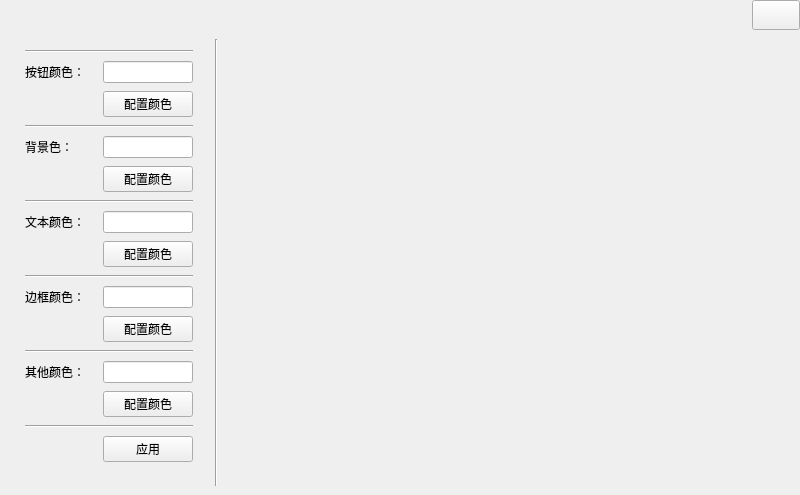
<?xml version="1.0" encoding="UTF-8"?>
<ui version="4.0">
 <class>themeCfgForm</class>
 <widget class="QWidget" name="themeCfgForm">
  <property name="geometry">
   <rect>
    <x>0</x>
    <y>0</y>
    <width>800</width>
    <height>495</height>
   </rect>
  </property>
  <property name="minimumSize">
   <size>
    <width>750</width>
    <height>430</height>
   </size>
  </property>
  <property name="maximumSize">
   <size>
    <width>800</width>
    <height>500</height>
   </size>
  </property>
  <property name="sizeIncrement">
   <size>
    <width>0</width>
    <height>0</height>
   </size>
  </property>
  <property name="windowTitle">
   <string>Form</string>
  </property>
  <layout class="QGridLayout" name="gridLayout">
   <property name="sizeConstraint">
    <enum>QLayout::SetDefaultConstraint</enum>
   </property>
   <property name="leftMargin">
    <number>0</number>
   </property>
   <property name="topMargin">
    <number>0</number>
   </property>
   <property name="rightMargin">
    <number>0</number>
   </property>
   <property name="bottomMargin">
    <number>0</number>
   </property>
   <property name="spacing">
    <number>0</number>
   </property>
   <item row="0" column="0">
    <spacer name="horizontalSpacer">
     <property name="orientation">
      <enum>Qt::Horizontal</enum>
     </property>
     <property name="sizeType">
      <enum>QSizePolicy::MinimumExpanding</enum>
     </property>
     <property name="sizeHint" stdset="0">
      <size>
       <width>249</width>
       <height>20</height>
      </size>
     </property>
    </spacer>
   </item>
   <item row="0" column="1">
    <widget class="QPushButton" name="closeButton">
     <property name="sizePolicy">
      <sizepolicy hsizetype="Fixed" vsizetype="Fixed">
       <horstretch>0</horstretch>
       <verstretch>0</verstretch>
      </sizepolicy>
     </property>
     <property name="minimumSize">
      <size>
       <width>48</width>
       <height>30</height>
      </size>
     </property>
     <property name="maximumSize">
      <size>
       <width>48</width>
       <height>30</height>
      </size>
     </property>
     <property name="focusPolicy">
      <enum>Qt::NoFocus</enum>
     </property>
     <property name="contextMenuPolicy">
      <enum>Qt::NoContextMenu</enum>
     </property>
     <property name="toolTip">
      <string>关闭</string>
     </property>
     <property name="iconSize">
      <size>
       <width>34</width>
       <height>26</height>
      </size>
     </property>
    </widget>
   </item>
   <item row="1" column="0" colspan="2">
    <widget class="QWidget" name="widget" native="true">
     <property name="minimumSize">
      <size>
       <width>450</width>
       <height>400</height>
      </size>
     </property>
     <property name="maximumSize">
      <size>
       <width>4096</width>
       <height>4096</height>
      </size>
     </property>
     <layout class="QHBoxLayout" name="horizontalLayout">
      <property name="sizeConstraint">
       <enum>QLayout::SetMinimumSize</enum>
      </property>
      <item>
       <widget class="QWidget" name="widget_2" native="true">
        <property name="minimumSize">
         <size>
          <width>200</width>
          <height>0</height>
         </size>
        </property>
        <property name="maximumSize">
         <size>
          <width>200</width>
          <height>800</height>
         </size>
        </property>
        <layout class="QGridLayout" name="gridLayout_2">
         <item row="19" column="0" colspan="2">
          <widget class="Line" name="line_6">
           <property name="orientation">
            <enum>Qt::Horizontal</enum>
           </property>
          </widget>
         </item>
         <item row="13" column="1">
          <widget class="QLineEdit" name="bdcs">
           <property name="minimumSize">
            <size>
             <width>80</width>
             <height>0</height>
            </size>
           </property>
           <property name="maximumSize">
            <size>
             <width>90</width>
             <height>16777215</height>
            </size>
           </property>
          </widget>
         </item>
         <item row="5" column="1">
          <widget class="QLineEdit" name="bkcs">
           <property name="minimumSize">
            <size>
             <width>80</width>
             <height>0</height>
            </size>
           </property>
           <property name="maximumSize">
            <size>
             <width>90</width>
             <height>16777215</height>
            </size>
           </property>
          </widget>
         </item>
         <item row="4" column="0" colspan="2">
          <widget class="Line" name="line_1">
           <property name="orientation">
            <enum>Qt::Horizontal</enum>
           </property>
          </widget>
         </item>
         <item row="2" column="1">
          <widget class="QPushButton" name="btcSet">
           <property name="text">
            <string>配置颜色</string>
           </property>
          </widget>
         </item>
         <item row="10" column="1">
          <widget class="QPushButton" name="txcSet">
           <property name="text">
            <string>配置颜色</string>
           </property>
          </widget>
         </item>
         <item row="13" column="0">
          <widget class="QLabel" name="label_4">
           <property name="minimumSize">
            <size>
             <width>65</width>
             <height>0</height>
            </size>
           </property>
           <property name="maximumSize">
            <size>
             <width>65</width>
             <height>16777215</height>
            </size>
           </property>
           <property name="text">
            <string>边框颜色：</string>
           </property>
          </widget>
         </item>
         <item row="9" column="1">
          <widget class="QLineEdit" name="txcs">
           <property name="minimumSize">
            <size>
             <width>80</width>
             <height>0</height>
            </size>
           </property>
           <property name="maximumSize">
            <size>
             <width>90</width>
             <height>16777215</height>
            </size>
           </property>
          </widget>
         </item>
         <item row="9" column="0">
          <widget class="QLabel" name="label_3">
           <property name="minimumSize">
            <size>
             <width>65</width>
             <height>0</height>
            </size>
           </property>
           <property name="maximumSize">
            <size>
             <width>65</width>
             <height>16777215</height>
            </size>
           </property>
           <property name="text">
            <string>文本颜色：</string>
           </property>
          </widget>
         </item>
         <item row="14" column="1">
          <widget class="QPushButton" name="bdcSet">
           <property name="text">
            <string>配置颜色</string>
           </property>
          </widget>
         </item>
         <item row="1" column="1">
          <widget class="QLineEdit" name="btcs">
           <property name="minimumSize">
            <size>
             <width>80</width>
             <height>0</height>
            </size>
           </property>
           <property name="maximumSize">
            <size>
             <width>90</width>
             <height>16777215</height>
            </size>
           </property>
          </widget>
         </item>
         <item row="17" column="1">
          <widget class="QLineEdit" name="itcs">
           <property name="minimumSize">
            <size>
             <width>80</width>
             <height>0</height>
            </size>
           </property>
           <property name="maximumSize">
            <size>
             <width>90</width>
             <height>16777215</height>
            </size>
           </property>
          </widget>
         </item>
         <item row="16" column="0" colspan="2">
          <widget class="Line" name="line_4">
           <property name="orientation">
            <enum>Qt::Horizontal</enum>
           </property>
          </widget>
         </item>
         <item row="1" column="0">
          <widget class="QLabel" name="label">
           <property name="minimumSize">
            <size>
             <width>65</width>
             <height>0</height>
            </size>
           </property>
           <property name="maximumSize">
            <size>
             <width>65</width>
             <height>16777215</height>
            </size>
           </property>
           <property name="text">
            <string>按钮颜色：</string>
           </property>
          </widget>
         </item>
         <item row="0" column="0" colspan="2">
          <widget class="Line" name="line_5">
           <property name="orientation">
            <enum>Qt::Horizontal</enum>
           </property>
          </widget>
         </item>
         <item row="6" column="1">
          <widget class="QPushButton" name="bkcSet">
           <property name="text">
            <string>配置颜色</string>
           </property>
          </widget>
         </item>
         <item row="8" column="0" colspan="2">
          <widget class="Line" name="line_2">
           <property name="orientation">
            <enum>Qt::Horizontal</enum>
           </property>
          </widget>
         </item>
         <item row="18" column="1">
          <widget class="QPushButton" name="itcSet">
           <property name="text">
            <string>配置颜色</string>
           </property>
          </widget>
         </item>
         <item row="17" column="0">
          <widget class="QLabel" name="label_5">
           <property name="minimumSize">
            <size>
             <width>65</width>
             <height>0</height>
            </size>
           </property>
           <property name="maximumSize">
            <size>
             <width>65</width>
             <height>16777215</height>
            </size>
           </property>
           <property name="text">
            <string>其他颜色：</string>
           </property>
          </widget>
         </item>
         <item row="12" column="0" colspan="2">
          <widget class="Line" name="line_3">
           <property name="orientation">
            <enum>Qt::Horizontal</enum>
           </property>
          </widget>
         </item>
         <item row="5" column="0">
          <widget class="QLabel" name="label_2">
           <property name="minimumSize">
            <size>
             <width>65</width>
             <height>0</height>
            </size>
           </property>
           <property name="maximumSize">
            <size>
             <width>65</width>
             <height>16777215</height>
            </size>
           </property>
           <property name="text">
            <string>背景色：</string>
           </property>
          </widget>
         </item>
         <item row="20" column="1">
          <widget class="QPushButton" name="confirm">
           <property name="text">
            <string>应用</string>
           </property>
          </widget>
         </item>
        </layout>
       </widget>
      </item>
      <item>
       <widget class="Line" name="line_7">
        <property name="orientation">
         <enum>Qt::Vertical</enum>
        </property>
       </widget>
      </item>
      <item>
       <widget class="QWidget" name="colorWidget" native="true">
        <property name="minimumSize">
         <size>
          <width>400</width>
          <height>0</height>
         </size>
        </property>
        <property name="maximumSize">
         <size>
          <width>4096</width>
          <height>4096</height>
         </size>
        </property>
       </widget>
      </item>
     </layout>
    </widget>
   </item>
  </layout>
 </widget>
 <resources/>
 <connections/>
</ui>
